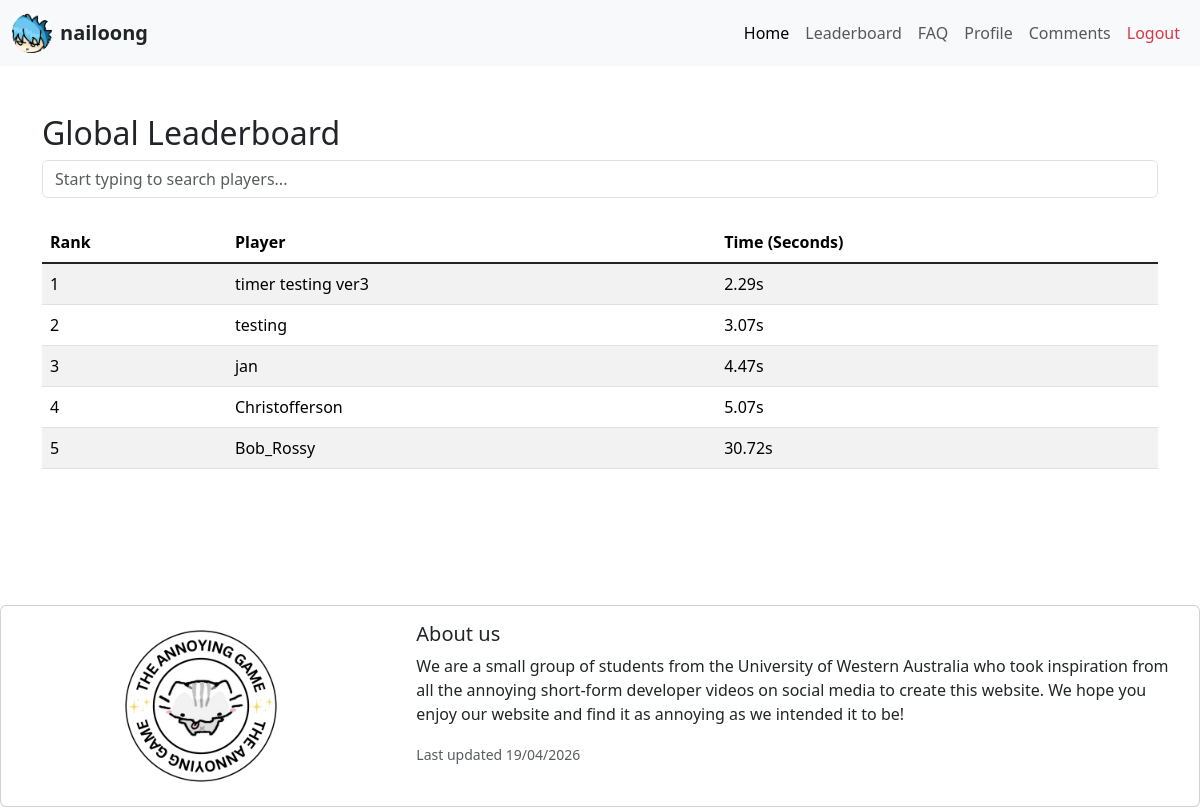
/leaderboard (signed in), run on the app's committed database.
### flaskr/zmodels.py (models this page shows, shortened)
class User(db.Model, SerializerMixin):
    __tablename__ = 'users'
    id = db.Column(db.Integer, primary_key=True)
    profile_image = db.Column(db.String, nullable=False, server_default='icon_head.jpg')
    banner_image = db.Column(db.String, nullable=False, server_default='default_banner.png')
    name = db.Column(db.String, nullable=False)
    username = db.Column(db.String(80), unique=True, nullable=False)
    _password_hash = db.Column(db.String)
    @hybrid_property
    def password_hash(self):
        raise AttributeError("Password hashes may not be viewed.")
    @password_hash.setter
    def password_hash(self, password):
        password_hash = bcrypt.generate_password_hash(
            password.encode('utf-8')
        )
        self._password_hash = password_hash.decode('utf-8')
    serialize_rules = ('-password_hash', '-_password_hash', '-scores.user')
    scores = db.relationship('Score', backref='user', cascade="all, delete-orphan")
    comments = db.relationship('Comment', backref='user', cascade="all, delete-orphan")
    @property
    def total_time(self):
        secret_times = [float(score.best_time) for score in self.scores if score.task_name == 'secret_ending'] #if the user chose the secret ending the task_name == 'secret_ending'. else task_name = 'standard_ending'
        if secret_times: #if player managed to get a 'secret_ending' play on last level -> return the time from just last level and no other level -> total_time = secret_ending time
            return min(secret_times)
        REQUIRED_TASKS = 8  # change this value depending on how many games we have
        best_task_times = {}
        for score in self.scores:
            time = float(score.best_time)
            task = score.task_name
            if task not in best_task_times or time < best_task_times[task]:
                best_task_times[task] = time
        if len(best_task_times) < REQUIRED_TASKS:
            return 0.0
        total = sum(best_task_times.values())
        return round(total, 2)

class Score(db.Model, SerializerMixin):
    __tablename__ = 'score'
    id = db.Column(db.Integer, primary_key=True)
    user_id = db.Column(db.Integer, db.ForeignKey('users.id'), nullable=False)
    task_name = db.Column(db.String(50), nullable=False)
    best_time = db.Column(db.Float, nullable=False)

### flaskr/zroutes.py (the view)
@main.route('/leaderboard')
def leaderboard():
    all_users = User.query.all()
    finished_users = [user for user in all_users if user.total_time > 0]
    sorted_users = sorted(finished_users, key=lambda u: u.total_time, reverse=False)
    for index, user in enumerate(sorted_users):
        user.real_rank = index + 1
    display_users = sorted_users[:20]
    if current_user.is_authenticated and current_user.total_time > 0:
        if current_user not in display_users:
            for user in sorted_users:
                if user.id == current_user.id:
                    display_users.append(user)
                    break
    return render_template('leaderboard.html', users=display_users)

### flaskr/templates/leaderboard.html (shortened to what this page needs)
<!doctype html>
<html lang="en">
  <head>
    <link href="https://cdn.jsdelivr.net/npm/bootstrap@5.3.8/dist/css/bootstrap.min.css" rel="stylesheet">
    <link rel="stylesheet" href="{{ url_for('static', filename='global.css') }}">
  </head>
  <body>
    {% include 'components/navbar.html' %}
    <div class="container mt-5">
        <h2>Global Leaderboard</h2>
        <input
          type="text"
          id="searchInput"
          class="form-control mb-4"
          placeholder="Start typing to search players..."
        >
        <table class="table table-striped mt-3">
            <thead>
                <tr>
                    <th>Rank</th>
                    <th>Player</th>
                    <th>Time (Seconds)</th>
                </tr>
            </thead>
            <tbody id="leaderboardBody" class="table-group-divider">
              {% for user in users %}
              <tr class="{% if current_user.is_authenticated and user.id == current_user.id %}table-warning{% endif %}">
                <td>{{ user.real_rank }}</td>
                <td>{{ user.username }}</td>
                <td>{{ user.total_time }}s</td>
              </tr>
              {% endfor %}
            </tbody>
        </table>
    </div>
    <br><br><br><br><br>
    {% include 'components/footer.html' %}
  </body>
</html>

### flaskr/templates/components/navbar.html (shortened to what this page needs)
<nav class="navbar navbar-expand-lg bg-body-tertiary">
    <div class="container-fluid">
        {% if session.get('user_id') %}
        <a class="navbar-brand d-flex align-items-center text-dark" href="{{ url_for('main.profile') }}">
            <img src="{{ url_for('static', filename='images/' + current_user.profile_image) }}"
                 class="rounded-circle me-2" style="width: 40px; height: 40px; object-fit: cover;" alt="Profile">
            <span class="fw-bold fs-5">{{ current_user.username }}</span>
        </a>
        {% endif %}
        <div class="collapse navbar-collapse" id="navbarNavAltMarkup">
            <div class="navbar-nav ms-auto">
                <a class="nav-link active hover-btn" href="{{ url_for('main.home') }}">Home</a>
                <a class="nav-link hover-btn" href="{{ url_for('main.leaderboard') }}">Leaderboard</a>
                <a class="nav-link hover-btn" href="{{ url_for('main.faq') }}">FAQ</a>
                {% if session.get('user_id') %}
                    <a class="nav-link hover-btn" href="{{ url_for('main.profile') }}">Profile</a>
                    <a class="nav-link hover-btn" href="{{ url_for('main.comments') }}">Comments</a>
                    <a class="nav-link text-danger hover-btn" href="#" id="logoutBtn">Logout</a>
                {% else %}
                    <a class="nav-link text-primary hover-btn" href="{{ url_for('main.signin_page') }}">Sign In</a>
                    <a class="nav-link text-success hover-btn" href="{{ url_for('main.signup_page') }}">Sign Up</a>
                {% endif %}
            </div>
        </div>
    </div>
</nav>

### flaskr/static/global.css (style rules this page uses)
.hover-btn { transition: transform 0.2s ease-in-out; }

### data on the page
User: profile_image (picture), username "nailoong"
User: real_rank "1", username "timer testing ver3", total_time "2.29"
User: real_rank "2", username "testing", total_time "3.07"
User: real_rank "3", username "jan", total_time "4.47"
User: real_rank "4", username "Christofferson", total_time "5.07"
User: real_rank "5", username "Bob_Rossy", total_time "30.72"
